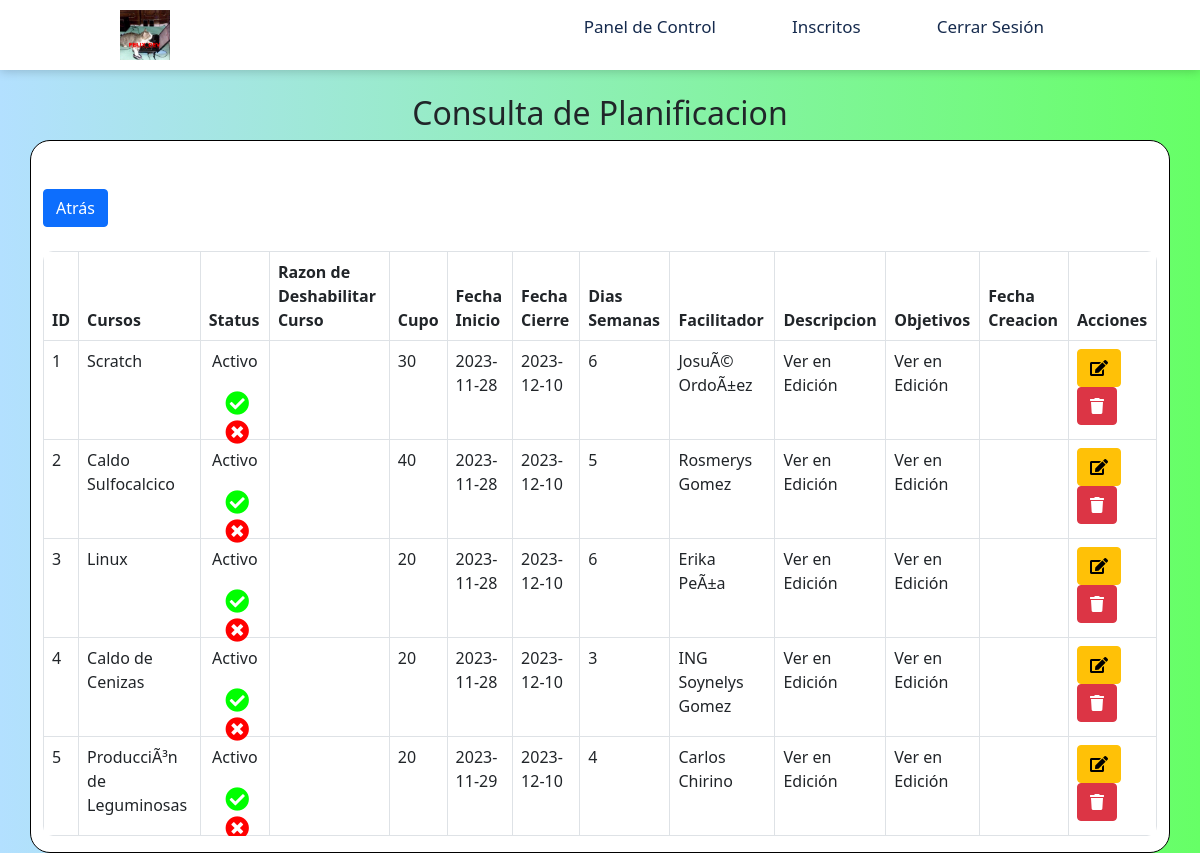
Before: /admin-general/consulta_plani.php with the older database file.
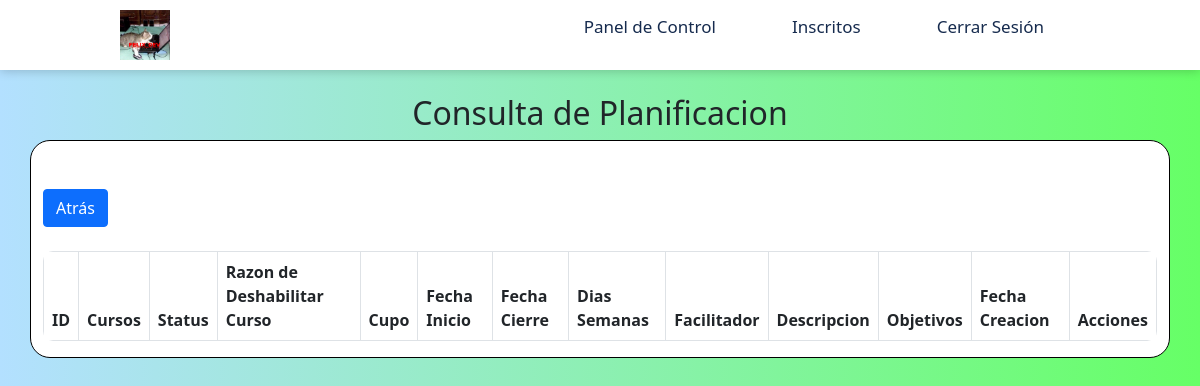
After: the same page with the newer database file.
### tables this page shows
CREATE TABLE `planificacion` (
  `id_plani` int(11) NOT NULL,
  `curso` int(11) NOT NULL,
  `statuss` varchar(50) NOT NULL,
  `razon` varchar(250) NOT NULL,
  `cupo` varchar(3) NOT NULL,
  `fecha_inicio` date NOT NULL,
  `fecha_cierre` date NOT NULL,
  `dias_semana` varchar(10) NOT NULL,
  `facilitador` int(60) NOT NULL,
  `fecha_envio` varchar(50) NOT NULL,
  `imagen` varchar(250) NOT NULL,
  `descripcion` varchar(500) NOT NULL,
  `objetivos` varchar(500) NOT NULL
);

CREATE TABLE `curso` (
  `id_curso` int(10) NOT NULL,
  `nombre_curso` varchar(50) NOT NULL,
  `categoria_curso` varchar(50) NOT NULL,
  `status_curso` varchar(20) NOT NULL
);

CREATE TABLE `persona` (
  `id` int(11) NOT NULL,
  `cedula` varchar(13) NOT NULL,
  `nombre` varchar(50) NOT NULL,
  `seg_nombre` varchar(50) NOT NULL,
  `apellido` varchar(50) NOT NULL,
  `seg_apellido` varchar(60) NOT NULL,
  `telefono` varchar(20) NOT NULL,
  `sexo` varchar(1) NOT NULL,
  `usuario` varchar(50) NOT NULL,
  `clave` varchar(12) NOT NULL,
  `correo` varchar(100) NOT NULL,
  `fecha_nac` date NOT NULL,
  `parroquia` int(11) NOT NULL,
  `direccion` varchar(200) NOT NULL,
  `id_rol` int(11) NOT NULL,
  `cedula_rep` varchar(15) NOT NULL,
  `nombre_rep` varchar(50) NOT NULL,
  `apellido_rep` varchar(50) NOT NULL,
  `telefono_rep` varchar(50) NOT NULL,
  `fecha_inc` date NOT NULL,
  `correo_verificado` int(11) NOT NULL,
  `codigo` varchar(50) NOT NULL
);

### admin-general/consulta_plani.php (the view, shortened to what the changed rows need)
<!DOCTYPE html>
<html lang="es">
<head>
    <link rel="stylesheet" href="https://use.fontawesome.com/releases/v5.8.1/css/all.css">
    <link href="https://cdn.jsdelivr.net/npm/bootstrap@5.0.2/dist/css/bootstrap.min.css" rel="stylesheet">
</head>
    <br>
    <h2 style="text-align: center;">Consulta de Planificacion</h2>
<div class="container">
    <div class="col-sm-12">
        <div class="containerr">
        <br><br>
        <a href="planif-11.php" class="btn btn-primary">Atrás</a><br><br>
            <table class="table table-bordered" id="dataTable" width="100%" cellspacing="0">
                <thead>
                    <tr>
                        <th>ID</th>
                        <th>Cursos</th>
                        <th>Status</th>
                        <th>Razon de Deshabilitar Curso</th>
                        <th>Cupo</th>
                        <th>Fecha Inicio</th>
                        <th>Fecha Cierre</th>
                        <th>Dias Semanas</th>
                        <th>Facilitador</th>
                        <th>Descripcion</th>
                        <th>Objetivos</th>
                        <th>Fecha Creacion</th>
                        <th>Acciones</th>
                    </tr>
                </thead>
                <tbody>
                <?php
                require_once("../admin-general/conexion_adm.php");
                $result = mysqli_query($connection, "SELECT * FROM planificacion");
                while ($fila = mysqli_fetch_assoc($result)) :
                    ?>
                        <tr>
                            <td><?php echo $fila['id_plani']; ?></td>
                            <td><?php echo obtenerNombreCurso($fila['curso']); ?></td>
                            <td><center><?php echo $fila['statuss'];?></center>
                            <form action="status.php">
                                <div class="btn-status">
                            <button type="button" class="icon-button" value="Activo" name="status" data-toggle="modal" data-target="#activar<?php echo $fila['id_plani']; ?>">
                                <i class="fas fa-check-circle" style="color: #00FF00;"></i></button>
                            <button type="button" class="icon-button" value="no_activo" name="status" data-toggle="modal" data-target="#razon<?php echo $fila['id_plani']; ?>">
                                <i class="fas fa-times-circle" style="color: #FF0000;"></i>
                            </button>
                        </div>
                            </form>
                        </td>
                            <td><?php echo $fila['razon']; ?></td>
                            <td><?php echo $fila['cupo']; ?></td>
                            <td><?php echo $fila['fecha_inicio']; ?></td>
                            <td><?php echo $fila['fecha_cierre']; ?></td>
                            <td><?php echo $fila['dias_semana']; ?></td>
                            <td><?php echo obtenerNombreFacilitador($fila['facilitador']); ?></td>
                            <td>Ver en Edición</td>
                            <td>Ver en Edición</td>
                            <td><?php echo $fila['fecha_envio']; ?></td>
                            <td>
                            <a href="editar-planificacion.php?id_plani=<?php echo $fila['id_plani']; ?>" class="btn btn-warning">
                            <i class="fa fa-edit"></i>
                            </a>
                                <button type="button" class="btn btn-danger" data-toggle="modal" data-target="#delete<?php echo $fila['id_plani']; ?>">
                                    <i class="fa fa-trash "></i>
                                </button>
                            </td>
                        </tr>
                        <?php include "./activar_plani.php";?>
                        <?php include "./modal_razon.php";?>
                        <?php include "./eliminar_plani.php"; ?>
                        <?php endwhile; ?>
<?php
function obtenerNombreFacilitador($idFacilitador)
{
    global $connection;
    $consultaFacilitador = mysqli_query($connection, "SELECT nombre, apellido FROM persona WHERE id = '$idFacilitador'");
    $datosFacilitador = mysqli_fetch_assoc($consultaFacilitador);
    return $datosFacilitador['nombre'] . ' ' . $datosFacilitador['apellido'];
}
function obtenerNombreCurso($idCurso)
{
    global $connection;
    $consultaCurso = mysqli_query($connection, "SELECT nombre_curso FROM curso WHERE id_curso = '$idCurso'");
    $datosCurso = mysqli_fetch_assoc($consultaCurso);
    return $datosCurso['nombre_curso'];
}
?>
                </tbody>
            </table>
        </div>
    </div>
                    </body>
</html>

Changed rows visible on the page:
removed planificacion: id_plani "1", curso.nombre_curso "Scratch", statuss "Activo", cupo "30", fecha_inicio "2023-11-28", fecha_cierre "2023-12-10", dias_semana "6", facilitador.apellido "JosuÃ© OrdoÃ±ez"
removed planificacion: id_plani "2", curso.nombre_curso "Caldo Sulfocalcico", statuss "Activo", cupo "40", fecha_inicio "2023-11-28", fecha_cierre "2023-12-10", dias_semana "5", facilitador.apellido "Rosmerys Gomez"
removed planificacion: id_plani "3", curso.nombre_curso "Linux", statuss "Activo", cupo "20", fecha_inicio "2023-11-28", fecha_cierre "2023-12-10", dias_semana "6", facilitador.apellido "Erika PeÃ±a"
removed planificacion: id_plani "4", curso.nombre_curso "Caldo de Cenizas", statuss "Activo", cupo "20", fecha_inicio "2023-11-28", fecha_cierre "2023-12-10", dias_semana "3", facilitador.apellido "ING Soynelys Gomez"
removed planificacion: id_plani "5", curso.nombre_curso "ProducciÃ³n de Leguminosas", statuss "Activo", cupo "20", fecha_inicio "2023-11-29", fecha_cierre "2023-12-10", dias_semana "4", facilitador.apellido "Carlos Chirino"
